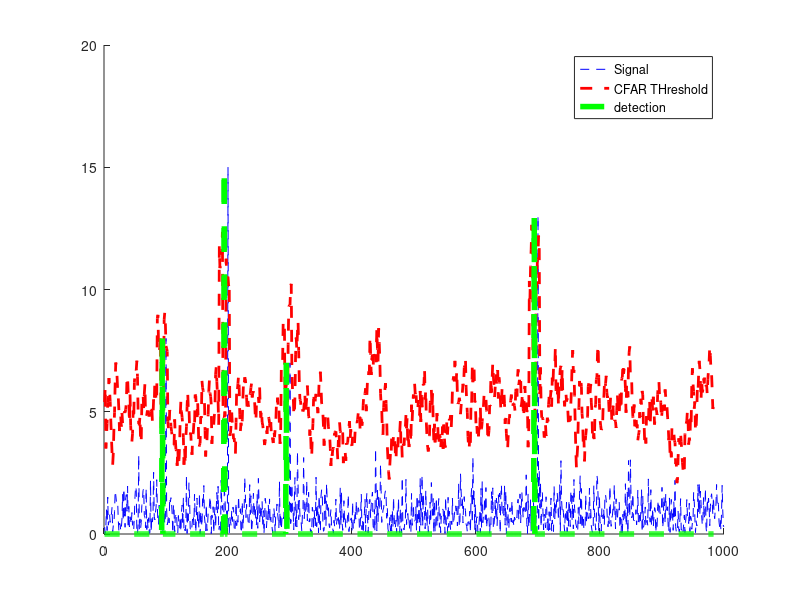

MATLAB code for this plot:
% Implement 1D CFAR using lagging cells on the given noise and target scenario.

% Close and delete all currently open figures
close all;

%% Generating signal
% Data_points
Ns = 1000;

% Generate random noise
signal=abs(randn(Ns,1));

%Targets location. Assigning bin 100, 200, 300 and 700 as Targets with the amplitudes of 8, 9, 4, 11.
signal([100 ,200, 300, 700])=[8 15 7 13];

% %plot the output
% figure (1)
% plot(signal);

%% Applying CFAR
% TODO: Apply CFAR to detect the targets by filtering the noise.

% 1. Define the following:
% 1a. Training Cells
% 1b. Guard Cells 
% Must be even (sums leading and trailing cells)
T = 12;
G = 4;      

% Offset : Adding room above noise threshold for desired SNR 
offset = 6;

% Vector to hold threshold values 
threshold_cfar = [];

%Vector to hold final signal after thresholding
signal_cfar = [];

% 2. Slide window across the signal length
for i = 1:(Ns-(G+T+1))     

    % 2. - 5. Determine the noise threshold by measuring it within the training cells
    leading_training_cells = signal(i : i+ T/2 -1);
    trailing_training_cells = signal(i+(G + T/2 + 1) : i+(G + T));
    training_cells = vertcat(leading_training_cells, trailing_training_cells);
    noise_threshold = offset * mean(training_cells);
    threshold_cfar = [threshold_cfar, {noise_threshold}];
    
    % 6. Measuring the signal within the CUT
    signal_CUT = signal(i+ T/2 + G/2);

    % 8. Filter the signal above the threshold
    if (signal_CUT < noise_threshold)
        signal_CUT = 0;
    end

    signal_cfar = [signal_cfar, {signal_CUT}];
end

% plot(signal, 'b--');
hold on, plot(signal, 'b--');
hold on, plot (cell2mat(circshift(threshold_cfar, G/2)), 'r--', 'LineWidth',2);
hold on, plot (cell2mat(circshift(signal_cfar, G/2)), 'g--', 'LineWidth',4);
legend('Signal', 'CFAR THreshold', 'detection');
